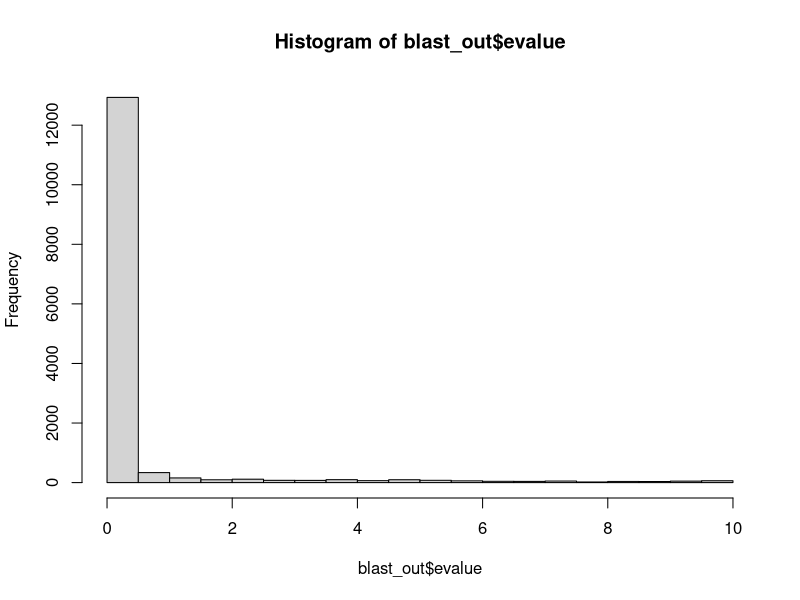
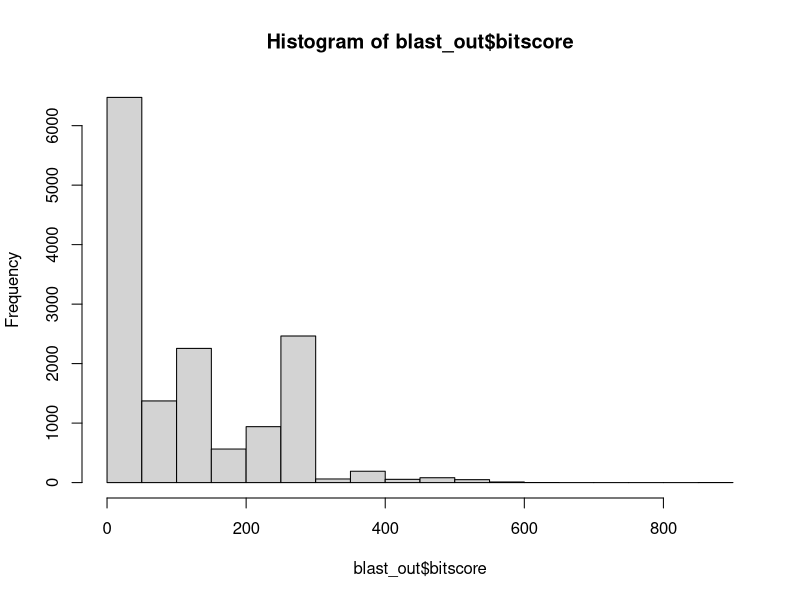
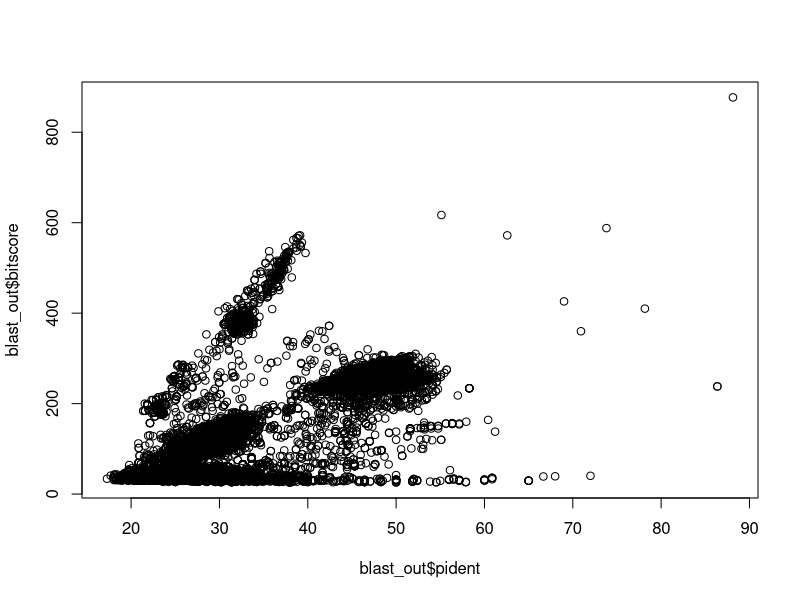
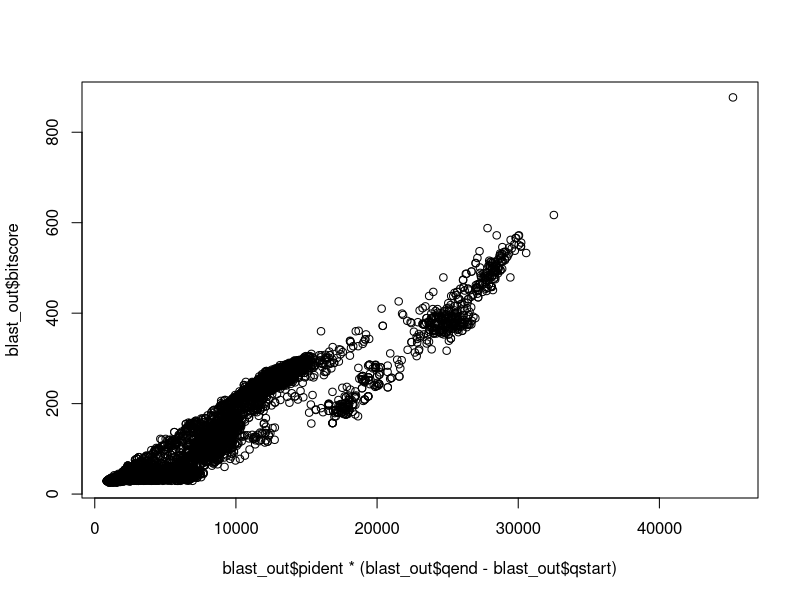

Write the R code that produced these figures, in order.
# R script to visualize blast results

## Read in blast results as table
blast_out <- read.table('mm-second.x.zebrafish.tsv', sep='\t')

## Assign Column names
colnames(blast_out) <- c("qseqid", "sseqid", "pident", "length", "mismatch", "gapopen", "qstart", "qend", "sstart", "send", "evalue", "bitscore")

## Plot blast results and save to pdf
pdf("blast_results.pdf",width=7,height=5)
hist(blast_out$evalue)
hist(blast_out$bitscore)
plot(blast_out$pident, blast_out$bitscore)
plot(blast_out$pident  * (blast_out$qend - blast_out$qstart), blast_out$bitscore)
dev.off()
